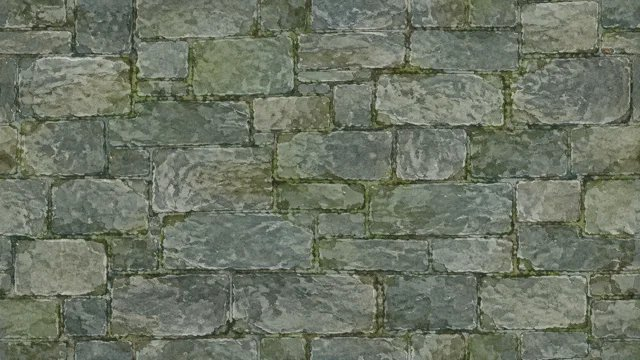
#> input picture GameClient/TwelveJade/Assets/ArtSource/incoming-20261104/ground-qingshi-flagstone-raw.jpg, 640 x 360 px
$ python make-qingshi-ground-seamless.py
#> lines starting #> are read from the running program, lines starting #| are printed output that depends on the picture
# -*- coding: utf-8 -*-
"""Reproducible ground candidates ONLY; never writes Resources or map assets.

Default: replay legacy crop, then enforce equal opposite pixel edges by a compact
cosine correction over 8 pixels. This is C0 edge agreement, not a claim of smooth
normal derivatives or connected masonry joints. FFT and edge correction both
change pixel values. Existing 02:28 files stay untouched.

python Tools/make-qingshi-ground-seamless.py
python Tools/make-qingshi-ground-seamless.py --probe
python Tools/make-qingshi-ground-seamless.py --variant replay-check

All outputs are confined to two qingshi-ground-20261105 owner directories.
Numeric seam PASS is descriptive and never constitutes visual acceptance.
"""
import argparse
import csv
import hashlib
import io
import json
import os
import platform
import re
import sys
from datetime import datetime, timezone
from pathlib import Path
import numpy as np
import PIL
from PIL import Image, ImageDraw, ImageFilter

sys.dont_write_bytecode = True
for stream in (sys.stdout, sys.stderr):
    if hasattr(stream, 'reconfigure'):
        stream.reconfigure(encoding='utf-8', errors='replace')
ROOT = str(Path(__file__).resolve().parents[1])
SOURCE = os.path.join(ROOT, 'GameClient/TwelveJade/Assets/ArtSource/incoming-20261104/ground-qingshi-flagstone-raw.jpg')
RUNTIME = os.path.join(ROOT, 'GameClient/TwelveJade/Assets/Resources/Art/Background/town-ground-seamless.png')
ARCHIVE_DIR = os.path.join(ROOT, 'GameClient/TwelveJade/Assets/ArtSource/qingshi-ground-20261105')
LOG_DIR = os.path.join(ROOT, 'Tools/logs/qingshi-ground-20261105')
TARGET = 512
SEAM_BAND = 4
CANDIDATES = [0, 70, 140, 210, 280]
# Unchanged shared seam statistic limits; no global gate is run or edited.
PASS_LIMITS = (12.0, 35.0, 90.0)
WARN_LIMITS = (18.0, 50.0, 120.0)


def sha256_file(path):
    with open(path, 'rb') as handle:
        return hashlib.sha256(handle.read()).hexdigest()


def sha256_array(arr):
    return hashlib.sha256(np.ascontiguousarray(arr).tobytes()).hexdigest()


def load_source():
    raw = np.fromfile(SOURCE, dtype=np.uint8)
    image = Image.open(io.BytesIO(raw.tobytes())).convert('RGB')
    return image, np.asarray(image, dtype=np.uint8)


def square_crops(arr):
    height, width, _ = arr.shape
    side = min(height, width)
    for left in CANDIDATES:
        if left + side <= width:
            yield left, arr[:, left:left + side]


def periodic_seamless(arr, sign=1.0, scale=1.0):
    """Legacy FFT boundary correction, preserved for exact replay.

    Reduces boundary jumps; does NOT enforce identical opposite pixel edges or
    connect masonry joints. Correction changes pixels throughout the image.
    Clipping and uint8 truncation can change the mean after reconstruction.
    """
    image = arr.astype(np.float64)
    height, width, channels = image.shape
    residual = np.zeros_like(image)
    residual[0] += image[-1] - image[0]
    residual[-1] += image[0] - image[-1]
    residual[:, 0] += image[:, -1] - image[:, 0]
    residual[:, -1] += image[:, 0] - image[:, -1]

    fy = np.fft.fftfreq(height)[:, None]
    fx = np.fft.fftfreq(width)[None, :]
    lam = 2.0 * np.cos(2.0 * np.pi * fy) + 2.0 * np.cos(2.0 * np.pi * fx) - 4.0
    lam[0, 0] = 1.0

    out = np.empty_like(image)
    for channel in range(channels):
        field = np.fft.ifft2(np.fft.fft2(residual[:, :, channel]) / lam).real
        field -= field.mean()
        out[:, :, channel] = image[:, :, channel] - sign * scale * field
    return np.clip(out, 0, 255).astype(np.uint8)


def crossfade_seamless(arr, feather=160):
    """旧候选的半偏移三角遮罩对照；并非共享 make_tileable 的逐字实现。"""
    out = arr.astype(np.float32)
    height, width, _ = out.shape
    rolled = np.roll(out, (height // 2, width // 2), axis=(0, 1))
    radius_y = min(feather, height) / 2.0
    radius_x = min(feather, width) / 2.0
    mask_y = np.clip(1.0 - np.abs(np.arange(height) - height / 2.0) / radius_y, 0, 1)
    mask_x = np.clip(1.0 - np.abs(np.arange(width) - width / 2.0) / radius_x, 0, 1)
    mask = np.maximum(mask_y[:, None], mask_x[None, :])[:, :, None]
    return np.uint8(np.clip(out * (1 - mask) + rolled * mask, 0, 255))


def boundary_diff(arr):
    """四边对边差：末行 vs 首行、末列 vs 首列。这就是 2x2 拼接后的跨缝相邻差。"""
    image = arr.astype(np.float32)
    vertical = np.abs(image[-1] - image[0])
    horizontal = np.abs(image[:, -1] - image[:, 0])
    return {
        'vertical': {'mean': round(float(vertical.mean()), 2),
                     'p95': round(float(np.percentile(vertical, 95)), 2),
                     'max': round(float(vertical.max()), 2)},
        'horizontal': {'mean': round(float(horizontal.mean()), 2),
                       'p95': round(float(np.percentile(horizontal, 95)), 2),
                       'max': round(float(horizontal.max()), 2)},
    }


def gradient_profile(arr, band=SEAM_BAND):
    """梯度对照：图内自然相邻差 vs 跨缝相邻差 vs 缝内侧带。

    四边差数值小不等于无缝——真正要判的是缝处梯度有没有跳离纹理自身的分布。
    比值是描述量；小于1也可能来自边缘变平，不能据此断言视觉通过。
    """
    image = arr.astype(np.float32)
    height, width, _ = image.shape

    inner_vertical = np.abs(image[1:, :, :] - image[:-1, :, :]).reshape(-1, 3)
    inner_horizontal = np.abs(image[:, 1:, :] - image[:, :-1, :]).reshape(-1, 3)
    interior = np.concatenate([inner_vertical, inner_horizontal], axis=0)

    edge_rows = np.concatenate([
        np.abs(image[1:band + 1] - image[:band]).reshape(-1, 3),
        np.abs(image[-1:-band - 1:-1] - image[-2:-band - 2:-1]).reshape(-1, 3),
    ], axis=0)
    edge_cols = np.concatenate([
        np.abs(image[:, 1:band + 1] - image[:, :band]).reshape(-1, 3),
        np.abs(image[:, -1:-band - 1:-1] - image[:, -2:-band - 2:-1]).reshape(-1, 3),
    ], axis=0)
    edge_band = np.concatenate([edge_rows, edge_cols], axis=0)

    seam = np.abs(np.concatenate([
        np.abs(image[-1] - image[0]).reshape(-1, 3),
        np.abs(image[:, -1] - image[:, 0]).reshape(-1, 3),
    ], axis=0))

    def pack(values):
        return {'mean': round(float(values.mean()), 2),
                'p95': round(float(np.percentile(values, 95)), 2),
                'max': round(float(values.max()), 2)}

    interior_stats = pack(interior)
    edge_stats = pack(edge_band)
    seam_stats = pack(seam)
    return {
        'interior': interior_stats,
        'edgeBandInner': edge_stats,
        'seamCross': seam_stats,
        'seamOverInterior': round(seam_stats['mean'] / interior_stats['mean'], 3),
        'edgeOverInterior': round(edge_stats['mean'] / interior_stats['mean'], 3),
    }


def seam_metrics(arr, band=SEAM_BAND):
    """2x2 拼接后中心十字缝两侧相邻带的差异，口径与 make-tileable-texture.py 一致。"""
    image = np.tile(arr.astype(np.int16), (2, 2, 1))
    height, width, _ = arr.shape
    horizontal = np.abs(image[height - band:height, :, :].astype(np.float32)
                        - image[height:height + band, :, :].astype(np.float32)).reshape(-1, 3)
    vertical = np.abs(image[:, width - band:width, :].astype(np.float32)
                      - image[:, width:width + band, :].astype(np.float32)).reshape(-1, 3)
    values = []
    for diff in (horizontal, vertical):
        values.append((float(diff.mean()), float(np.percentile(diff, 95)), float(diff.max())))
    return {
        'mean': round(max(values[0][0], values[1][0]), 1),
        'p95': round(max(values[0][1], values[1][1]), 1),
        'max': round(max(values[0][2], values[1][2]), 1),
    }


# [12 lines left out: function natural_baseline, not called in this run]


def corner_metrics(arr, size=16):
    """四角块两两比较：拼接后四个角必须在灰度上对得上。"""
    image = arr.astype(np.float32)
    corners = {
        'tl': image[:size, :size],
        'tr': image[:size, -size:],
        'bl': image[-size:, :size],
        'br': image[-size:, -size:],
    }
    pairs = [('tl', 'tr'), ('tl', 'bl'), ('br', 'tr'), ('br', 'bl')]
    worst = max(float(np.abs(corners[a] - corners[b]).mean()) for a, b in pairs)
    return round(worst, 2)


def quadrant_metrics(arr):
    """2x2 四个象限的亮度：查低频明暗断层（拼完一块亮一块暗）。"""
    image = arr.astype(np.float32)
    height, width, _ = image.shape
    half_h, half_w = height // 2, width // 2
    blocks = {
        'tl': image[:half_h, :half_w], 'tr': image[:half_h, half_w:],
        'bl': image[half_h:, :half_w], 'br': image[half_h:, half_w:],
    }
    means = {name: round(float(block.mean()), 2) for name, block in blocks.items()}
    values = list(means.values())
    return {'blockMean': means, 'spread': round(max(values) - min(values), 2)}


def verdict(seam):
    if seam['mean'] <= PASS_LIMITS[0] and seam['p95'] <= PASS_LIMITS[1] and seam['max'] <= PASS_LIMITS[2]:
        return 'PASS'
    if seam['mean'] <= WARN_LIMITS[0] and seam['p95'] <= WARN_LIMITS[1] and seam['max'] <= WARN_LIMITS[2]:
        return 'WARN'
    return 'FAIL'


def evaluate(arr):
    seam = seam_metrics(arr)
    seam['status'] = verdict(seam)
    return {
        'boundaryDiff': boundary_diff(arr),
        'seam': seam,
        'gradient': gradient_profile(arr),
        'corner': corner_metrics(arr),
        'quadrant': quadrant_metrics(arr),
    }


def score_candidates(base):
    records = []
    for left, crop in square_crops(base):
        square = np.asarray(Image.fromarray(crop).resize((TARGET, TARGET), Image.Resampling.LANCZOS))
        periodic = periodic_seamless(square, sign=1.0, scale=1.0)
        fade = crossfade_seamless(square)
        records.append({
            'left': left,
            'source': [int(crop.shape[1]), int(crop.shape[0])],
            'periodic': evaluate(periodic),
            'crossfade': evaluate(fade),
        })
    records.sort(key=lambda r: (r['periodic']['seam']['mean'], r['periodic']['seam']['p95']))
    return records


def build_repeat(tile, rows, cols):
    return np.tile(tile, (rows, cols, 1))


def build_seam_zoom(tile, zoom=4, half=48):
    """接缝特写：十字缝必须在画面正中，四倍最近邻放大，人眼看得清石缝是否接上。

    2x2 的缝在 tile 边长处，所以取 [side-half, side+half) 这段，缝落在中心。
    """
    side = tile.shape[0]
    block = build_repeat(tile, 2, 2)[side - half:side + half, side - half:side + half]
    span = half * 2 * zoom
    image = Image.fromarray(block, 'RGB').resize((span, span), Image.Resampling.NEAREST)
    draw = ImageDraw.Draw(image)
    draw.line([(0, span // 2), (span, span // 2)], fill=(255, 64, 64), width=1)
    draw.line([(span // 2, 0), (span // 2, span)], fill=(255, 64, 64), width=1)
    return image


# [4 lines left out: function stats, not called in this run]


def compact_edge_match(arr, band=8):
    """Equal endpoint pixel values with bounded cosine correction, not mirroring.

    For each axis, d=(last-first)/2. Add d*w(k) to first k, subtract
    from last k, where w(k)=(1+cos(pi*k/band))/2. We correct endpoint
    residuals, not blend two shifted masonry patterns. Normal gradients are
    measured separately. Round once after both axes to retain exact equality.
    """
    out = arr.astype(np.float64)
    for axis in (0, 1):
        view = np.moveaxis(out, axis, 0)
        delta = (view[-1] - view[0]) * .5
        for k in range(band):
            weight = (1 + np.cos(np.pi * k / band)) * .5
            view[k] += delta * weight
            view[-1-k] -= delta * weight
    return np.clip(np.rint(out), 0, 255).astype(np.uint8)


# [48 lines left out: functions delta_metrics, gradient_rows, detail_metrics, not called in this run]


def rel(path):
    return Path(path).relative_to(ROOT).as_posix()


def fingerprint(path):
    p = Path(path)
    if not p.exists():
        return {'path': rel(p), 'exists': False}
    b = p.read_bytes()
    return {'path': rel(p), 'exists': True, 'sha256': hashlib.sha256(b).hexdigest(), 'bytes': len(b)}


def save_once(path, data):
    """Never silently replace a candidate somebody might currently be reviewing."""
    path = Path(path)
    if path.exists() and path.read_bytes() != data:
        raise RuntimeError('Output already differs; use a NEW --variant: ' + str(path))
    if not path.exists():
        path.parent.mkdir(parents=True, exist_ok=True)
        path.write_bytes(data)


def png_bytes(arr):
    b = io.BytesIO()
    (arr if isinstance(arr, Image.Image) else Image.fromarray(arr)).save(b, format='PNG')
    return b.getvalue()


def main():
    parser = argparse.ArgumentParser(description=__doc__)
    parser.add_argument('--probe', action='store_true')
    parser.add_argument('--variant', default='candidate-c0-v1')
    parser.add_argument('--left', type=int, default=0)
    parser.add_argument('--edge-band', type=int, default=8, choices=(8,16,24))
    parser.add_argument('--legacy-only', action='store_true')
    args = parser.parse_args()
    if not re.fullmatch(r'[a-z0-9][a-z0-9_-]{0,63}', args.variant):
        parser.error('--variant must be a plain directory name')
    watched = [Path(SOURCE), Path(RUNTIME), Path(RUNTIME+'.meta')]
    before = [fingerprint(p) for p in watched]
    source_image, base = load_source()
#> in load_source, image is the input picture: PIL image 640x360 RGB; mean R, G, B 109.3, 116.7, 101.2
    scores = score_candidates(base)
#> the loop in score_candidates, `for left, crop in square_crops(base):` made 5 passes
#> left on passes 1 to 2: 0, 70
#> pass 1, in score_candidates, `square = np.asarray(Image.fromarray(crop).resize((TARGET, TARGET), Ima..`:
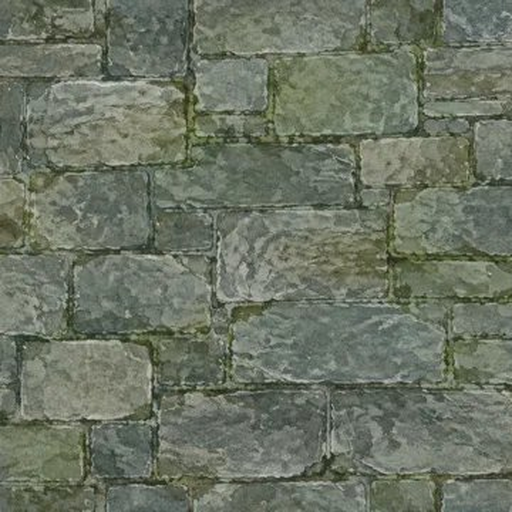
#> square: shape (512, 512, 3); mean of channels 0, 1, 2 108.1, 115.7, 100.2; drawn as R, G, B
#> pass 1, in periodic_seamless, `lam = 2.0 * np.cos(2.0 * np.pi * fy) + 2.0 * np.cos(2.0 * np.pi * fx) ..`:
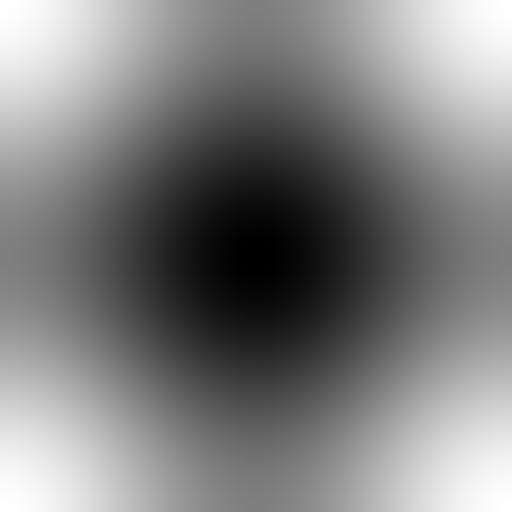
#> lam: shape (512, 512) float64; min -8, max 0, mean -4; drawn with min black and max white
#> after the loop in score_candidates, `for left, crop in square_crops(base):`:
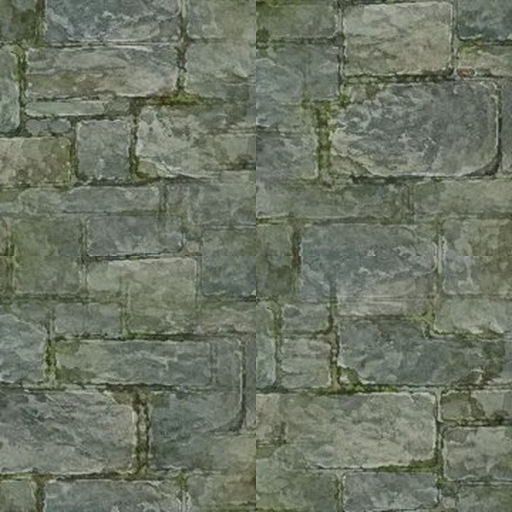
#> fade: shape (512, 512, 3); mean of channels 0, 1, 2 109.7, 116.9, 101.4; drawn as R, G, B
#> after the loop in score_candidates, `for left, crop in square_crops(base):`:
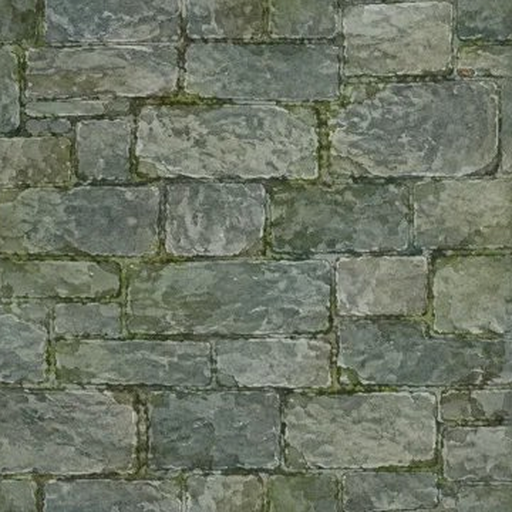
#> periodic: shape (512, 512, 3); mean of channels 0, 1, 2 109.8, 117.2, 101.6; drawn as R, G, B
#> after the loop in score_candidates, `for left, crop in square_crops(base):`: records = 5 items
    if args.probe:
        print(json.dumps(scores,ensure_ascii=False,indent=2))
        return 0
    side = min(source_image.size)
    if args.left < 0 or args.left+side > source_image.width:
        parser.error('crop outside original source')
    crop = base[:side,args.left:args.left+side]
    square = np.asarray(Image.fromarray(crop).resize((TARGET,TARGET),Image.Resampling.LANCZOS))
    legacy = periodic_seamless(square)
    tile = legacy if args.legacy_only else compact_edge_match(legacy,args.edge_band)
    archive = Path(ARCHIVE_DIR)/args.variant
    evidence = Path(LOG_DIR)/args.variant
    for output_root in (archive,evidence):
        root = output_root.resolve()
        allowed = Path(ARCHIVE_DIR if output_root==archive else LOG_DIR).resolve()
        if allowed not in root.parents:
            raise RuntimeError('Output path escapes ownership')
    images = {'town-ground-seamless.png': tile,
              'ground-qingshi-seamless-test-2x2.png': np.tile(tile,(2,2,1)),
              'ground-qingshi-seamless-test-3x3.png': np.tile(tile,(3,3,1))}
    repeat = np.tile(tile,(2,2,1)); s = TARGET
    images['seam-cross-plain-4x.png'] = Image.fromarray(repeat[s-48:s+48,s-48:s+48]).resize((384,384),Image.Resampling.NEAREST)
    images['seam-cross-marked-4x.png'] = build_seam_zoom(tile)
    images['seam-LR-full-height-2x.png'] = Image.fromarray(repeat[:s,s-32:s+32]).resize((128,1024),Image.Resampling.NEAREST)
    images['seam-TB-full-width-2x.png'] = Image.fromarray(repeat[s-32:s+32,:s]).resize((1024,128),Image.Resampling.NEAREST)
    comparison = np.concatenate([square,legacy,tile],axis=1)
    images['source-legacy-candidate.png'] = comparison
    images['delta-vs-legacy-x8.png'] = np.clip(np.abs(tile.astype(int)-legacy.astype(int))*8,0,255).astype(np.uint8)
    images['half-offset-review.png'] = np.roll(tile,(TARGET//2,TARGET//2),(0,1))
    outputs = []
    for name,im in images.items():
        data = png_bytes(im)
        save_once(evidence/name,data)
        outputs.append(fingerprint(evidence/name))
        if name in ('town-ground-seamless.png','ground-qingshi-seamless-test-2x2.png','ground-qingshi-seamless-test-3x3.png'):
            save_once(archive/name,data)
            outputs.append(fingerprint(archive/name))
    profiles = sum([gradient_rows(a,label) for label,a in [('source-square',square),('legacy',legacy),('candidate',tile)]],[])
    buf = io.StringIO(newline='')
    writer = csv.DictWriter(buf,fieldnames=list(profiles[0]))
    writer.writeheader();writer.writerows(profiles)
    save_once(evidence/'gradient-profile.csv',buf.getvalue().encode('utf-8'))
    algorithm = 'legacy-fft' if args.legacy_only else 'legacy-fft-plus-compact-cosine-endpoint-correction'
    report = {
        'schema': 2, 'status': 'CANDIDATE_WARN_VISUAL_PENDING', 'accepted': False,
        'source': {**fingerprint(SOURCE),'size':list(source_image.size)},
        'generator': {**fingerprint(__file__), 'python':platform.python_version(),
                      'numpy':np.__version__,'pillow':PIL.__version__},
        'command': f'python Tools/make-qingshi-ground-seamless.py --variant {args.variant} --left {args.left} --edge-band {args.edge_band}' + (' --legacy-only' if args.legacy_only else ''),
        'parameters': {'left':args.left,'top':0,'sourceSide':side,'targetSide':TARGET,'edgeBand':args.edge_band,'legacyOnly':args.legacy_only},
        'algorithm': algorithm, 'changesPixels':True, 'pixelDeltaVsResizedSource':delta_metrics(tile,square),
        'pixelDeltaVsLegacy':delta_metrics(tile,legacy),
        'equality': {'LR':bool(np.array_equal(tile[:,0],tile[:,-1])),
                     'TB':bool(np.array_equal(tile[0],tile[-1])),
                     'fourCorners':bool(np.all(np.stack([tile[0,0],tile[0,-1],tile[-1,0],tile[-1,-1]])==tile[0,0]))},
        'legacyMetrics':evaluate(legacy),'candidateMetrics':evaluate(tile),
        'rawPixelSha256':sha256_array(tile),'legacyCropScores':scores,
        'thresholds':{'PASS':PASS_LIMITS,'WARN':WARN_LIMITS,'sharedDefinition':fingerprint(Path(ROOT)/'Tools/make-tileable-texture.py'),
                      'scope':'4px seam statistic only; not visual approval; unchanged'},
        'detail':{'sourceSquare':detail_metrics(square),'legacy':detail_metrics(legacy),'candidate':detail_metrics(tile)},
        'gradientProfile':'gradient-profile.csv','outputs':outputs,
        'review':{'humanApproval':'pending','legacyReportRemains':'WARN',
                  'risks':['Masonry-joint correspondence remains unresolved.',
                           '512px pattern repeats; source crop contains only 360px of native detail.',
                           'Identical edge pixels create one flat cross-edge step; C1 gradients are not guaranteed.',
                           'No in-engine or map integration validation in this line.'],
                  'stateSeparation':{'candidate':rel(archive/'town-ground-seamless.png'),
                                     'existingResources':before[1:],
                                     'mapInput':'GameClient/TwelveJade/Assets/ArtSource/world/materials/stone-road.png; audited separately'}},
        'sourceAndRuntimeUnchanged':before==[fingerprint(p) for p in watched],
        'runtimeWritten':False, 'mapWritten':False}
    if not report['sourceAndRuntimeUnchanged']:
        raise RuntimeError('Source or existing runtime changed concurrently; evidence needs recheck')
    save_once(evidence/'report.json',(json.dumps(report,ensure_ascii=False,indent=2)+'\n').encode('utf-8'))
    print(json.dumps({'status':report['status'],'equality':report['equality'],
                      'numericSeamOnly':report['candidateMetrics']['seam'],'candidate':rel(archive/'town-ground-seamless.png'),
                      'sha256':sha256_file(archive/'town-ground-seamless.png'),
                      'report':rel(evidence/'report.json'),'runtimeWritten':False},ensure_ascii=False,indent=2))
    return 0


if __name__=='__main__':
    sys.exit(main())
#> in periodic_seamless (call 6), `residual[:, -1] += image[:, 0] - image[:, -1]`:
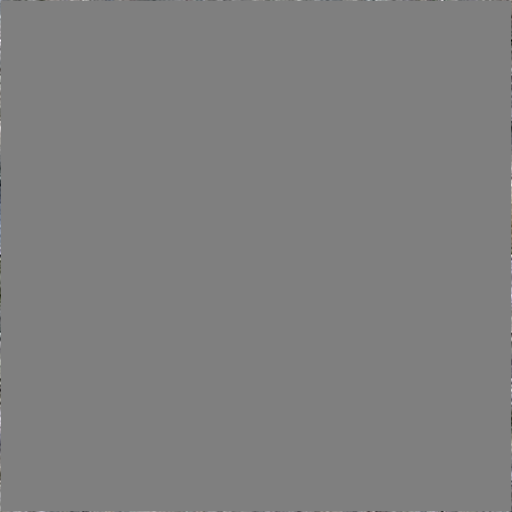
#> residual: shape (512, 512, 3) float64; mean R, G, B 0, 0, 0; drawn with min black and max white
#> the loop in periodic_seamless (call 6), `for channel in range(channels):` made 3 passes
#> pass 1, in periodic_seamless (call 6), `field = np.fft.ifft2(np.fft.fft2(residual[:, :, channel]) / lam).real`:
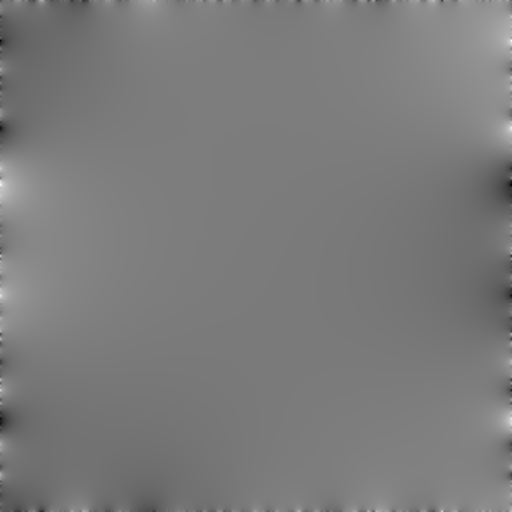
#> field: shape (512, 512) float64; min -44.2, max 47.05, mean 0; drawn with min black and max white
#> the loop in compact_edge_match, `for axis in (0, 1):` made 2 passes
#> pass 2, in compact_edge_match, `view = np.moveaxis(out, axis, 0)`:
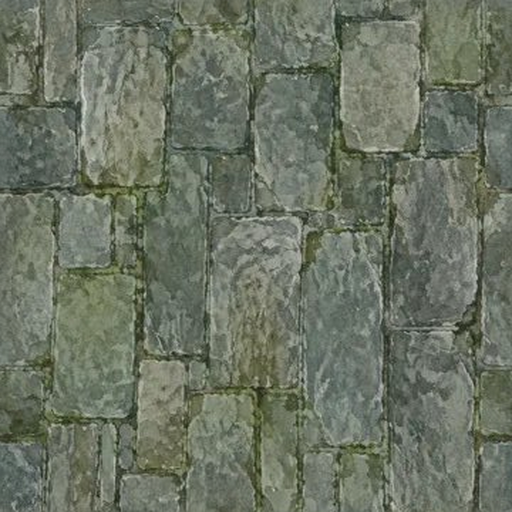
#> view: shape (512, 512, 3) float64; mean R, G, B 107.6, 115.2, 99.7
#> (the rest of the program and of its run is left out)
